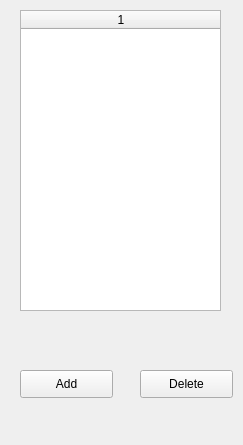
<?xml version="1.0" encoding="UTF-8"?>
<ui version="4.0">
 <class>form_address</class>
 <widget class="QWidget" name="form_address">
  <property name="geometry">
   <rect>
    <x>0</x>
    <y>0</y>
    <width>243</width>
    <height>445</height>
   </rect>
  </property>
  <property name="windowTitle">
   <string>Form</string>
  </property>
  <widget class="QTableWidget" name="tableWidget">
   <property name="geometry">
    <rect>
     <x>20</x>
     <y>10</y>
     <width>201</width>
     <height>301</height>
    </rect>
   </property>
   <property name="columnCount">
    <number>1</number>
   </property>
   <attribute name="horizontalHeaderDefaultSectionSize">
    <number>200</number>
   </attribute>
   <column/>
  </widget>
  <widget class="QPushButton" name="pushButton_add">
   <property name="geometry">
    <rect>
     <x>20</x>
     <y>370</y>
     <width>93</width>
     <height>28</height>
    </rect>
   </property>
   <property name="text">
    <string>Add</string>
   </property>
  </widget>
  <widget class="QPushButton" name="pushButton_delete">
   <property name="geometry">
    <rect>
     <x>140</x>
     <y>370</y>
     <width>93</width>
     <height>28</height>
    </rect>
   </property>
   <property name="text">
    <string>Delete</string>
   </property>
  </widget>
 </widget>
 <resources/>
 <connections>
  <connection>
   <sender>pushButton_add</sender>
   <signal>clicked()</signal>
   <receiver>form_address</receiver>
   <slot>add()</slot>
   <hints>
    <hint type="sourcelabel">
     <x>113</x>
     <y>381</y>
    </hint>
    <hint type="destinationlabel">
     <x>187</x>
     <y>415</y>
    </hint>
   </hints>
  </connection>
  <connection>
   <sender>pushButton_delete</sender>
   <signal>clicked()</signal>
   <receiver>form_address</receiver>
   <slot>delete()</slot>
   <hints>
    <hint type="sourcelabel">
     <x>387</x>
     <y>376</y>
    </hint>
    <hint type="destinationlabel">
     <x>349</x>
     <y>324</y>
    </hint>
   </hints>
  </connection>
 </connections>
 <slots>
  <slot>add()</slot>
  <slot>delete()</slot>
 </slots>
</ui>
